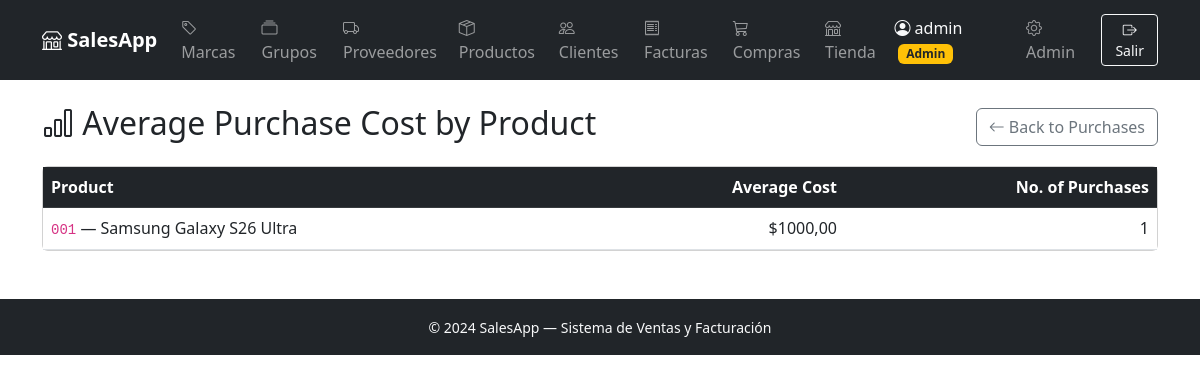
The app's page /purchases/report/ (signed in) with its own data.
### billing/models.py (models this page shows, shortened)
class Product(models.Model):
    name = models.CharField(max_length=200, verbose_name='Nombre')
    code = models.CharField(max_length=50, unique=True, verbose_name='Código')
    description = models.TextField(blank=True, verbose_name='Descripción')
    price = models.DecimalField(max_digits=10, decimal_places=2, verbose_name='Precio')
    stock = models.PositiveIntegerField(default=0, verbose_name='Stock')
    image = models.ImageField(
        upload_to='products/',
        blank=True,
        null=True,
        verbose_name='Imagen',
    )
    brand = models.ForeignKey(Brand, on_delete=models.PROTECT, verbose_name='Marca')
    group = models.ForeignKey(ProductGroup, on_delete=models.PROTECT, verbose_name='Grupo')
    suppliers = models.ManyToManyField(Supplier, blank=True, verbose_name='Proveedores')
    class Meta:
        verbose_name = 'Producto'
        verbose_name_plural = 'Productos'
        ordering = ['name']

### purchasing/views.py (the view)
# urls.py: path('report/', views.purchase_cost_report, name='purchase_cost_report'),
@login_required
@staff_required
def purchase_cost_report(request):
    report = (
        PurchaseDetail.objects
        .values('product', 'product__code', 'product__name')
        .annotate(avg_cost=Avg('unit_cost'), purchase_count=Count('id'))
        .order_by('product__name')
    )
    return render(request, 'purchasing/purchase_cost_report.html', {'report': report})

### billing/context_processors.py (called while the page is built)
def cart_count(request):
    cart = request.session.get('cart', {})
    return {'cart_count': sum(v['qty'] for v in cart.values())}

### purchasing/views.py (called while the page is built)
def staff_required(view_func):
    @wraps(view_func)
    def wrapper(request, *args, **kwargs):
        if not request.user.is_staff:
            messages.error(request, 'Solo el personal autorizado puede acceder a esa sección.')
            return redirect('billing:shop_catalog')
        return view_func(request, *args, **kwargs)
    return wrapper

### purchasing/templates/purchasing/purchase_cost_report.html (shortened to what this page needs)
{% extends "billing/base.html" %}
{% block content %}
<div class="d-flex justify-content-between align-items-center mb-3">
  <h2><i class="bi bi-bar-chart"></i> Average Purchase Cost by Product</h2>
  <a href="{% url 'purchasing:purchase_list' %}" class="btn btn-outline-secondary">
    <i class="bi bi-arrow-left"></i> Back to Purchases
  </a>
</div>
<div class="card">
  <div class="card-body p-0">
    <table class="table table-hover mb-0">
      <thead class="table-dark">
        <tr>
          <th>Product</th>
          <th class="text-end">Average Cost</th>
          <th class="text-end">No. of Purchases</th>
        </tr>
      </thead>
      <tbody>
        {% for row in report %}
        <tr>
          <td><code>{{ row.product__code }}</code> — {{ row.product__name }}</td>
          <td class="text-end">${{ row.avg_cost|floatformat:2 }}</td>
          <td class="text-end">{{ row.purchase_count }}</td>
        </tr>
        {% empty %}
        <tr>
          <td colspan="3" class="text-center text-muted py-3">No purchase data available.</td>
        </tr>
        {% endfor %}
      </tbody>
    </table>
  </div>
</div>
{% endblock %}

### billing/templates/billing/base.html (shortened to what this page needs)
<!DOCTYPE html>
<html lang="es">
<head>
  <link href="https://cdn.jsdelivr.net/npm/bootstrap@5.3.0/dist/css/bootstrap.min.css" rel="stylesheet">
  <link href="https://cdn.jsdelivr.net/npm/bootstrap-icons@1.11.0/font/bootstrap-icons.css" rel="stylesheet">
</head>
<body>
<nav class="navbar navbar-expand-lg navbar-dark bg-dark">
  <div class="container">
    <a class="navbar-brand fw-bold" href="{% if user.is_staff %}{% url 'billing:home' %}{% else %}{% url 'billing:shop_catalog' %}{% endif %}">
      <i class="bi bi-shop"></i> SalesApp
    </a>
    <div class="collapse navbar-collapse" id="navMenu">
      {% if user.is_authenticated %}
      {% if user.is_staff %}
      <ul class="navbar-nav me-auto">
        <li class="nav-item">
          <a class="nav-link" href="{% url 'billing:brand_list' %}"><i class="bi bi-tag"></i> Marcas</a>
        </li>
        <li class="nav-item">
          <a class="nav-link" href="{% url 'billing:productgroup_list' %}"><i class="bi bi-collection"></i> Grupos</a>
        </li>
        <li class="nav-item">
          <a class="nav-link" href="{% url 'billing:supplier_list' %}"><i class="bi bi-truck"></i> Proveedores</a>
        </li>
        <li class="nav-item">
          <a class="nav-link" href="{% url 'billing:product_list' %}"><i class="bi bi-box-seam"></i> Productos</a>
        </li>
        <li class="nav-item">
          <a class="nav-link" href="{% url 'billing:customer_list' %}"><i class="bi bi-people"></i> Clientes</a>
        </li>
        <li class="nav-item">
          <a class="nav-link" href="{% url 'billing:invoice_list' %}"><i class="bi bi-receipt"></i> Facturas</a>
        </li>
        <li class="nav-item">
          <a class="nav-link" href="{% url 'purchasing:purchase_list' %}"><i class="bi bi-cart3"></i> Compras</a>
        </li>
        <li class="nav-item">
          <a class="nav-link" href="{% url 'billing:shop_catalog' %}"><i class="bi bi-shop"></i> Tienda</a>
        </li>
      </ul>
      {% endif %}
      <ul class="navbar-nav ms-auto align-items-center">
        <li class="nav-item me-2">
          <span class="navbar-text text-light">
            <i class="bi bi-person-circle"></i> {{ user.get_full_name|default:user.username }}
            {% if user.is_staff %}<span class="badge bg-warning text-dark ms-1">Admin</span>{% endif %}
          </span>
        </li>
        {% if user.is_staff %}
        <li class="nav-item me-2">
          <a class="nav-link" href="/admin/"><i class="bi bi-gear"></i> Admin</a>
        </li>
        {% endif %}
        <li class="nav-item">
          <form method="post" action="{% url 'logout' %}" class="d-inline">
            <button type="submit" class="btn btn-outline-light btn-sm">
              <i class="bi bi-box-arrow-right"></i> Salir
            </button>
          </form>
        </li>
      </ul>
      {% endif %}
    </div>
  </div>
</nav>
<div class="container mt-4">
  {% block content %}{% endblock %}
</div>
<footer class="bg-dark text-light text-center py-3 mt-5">
  <small>&copy; 2024 SalesApp &mdash; Sistema de Ventas y Facturación</small>
</footer>
</body>
</html>

### records on screen
Product: product__code "001", product__name "Samsung Galaxy S26 Ultra", avg_cost "1000,00", purchase_count "1"

### other values on screen
{{ user.get_full_name|default:user.username }} "admin"
